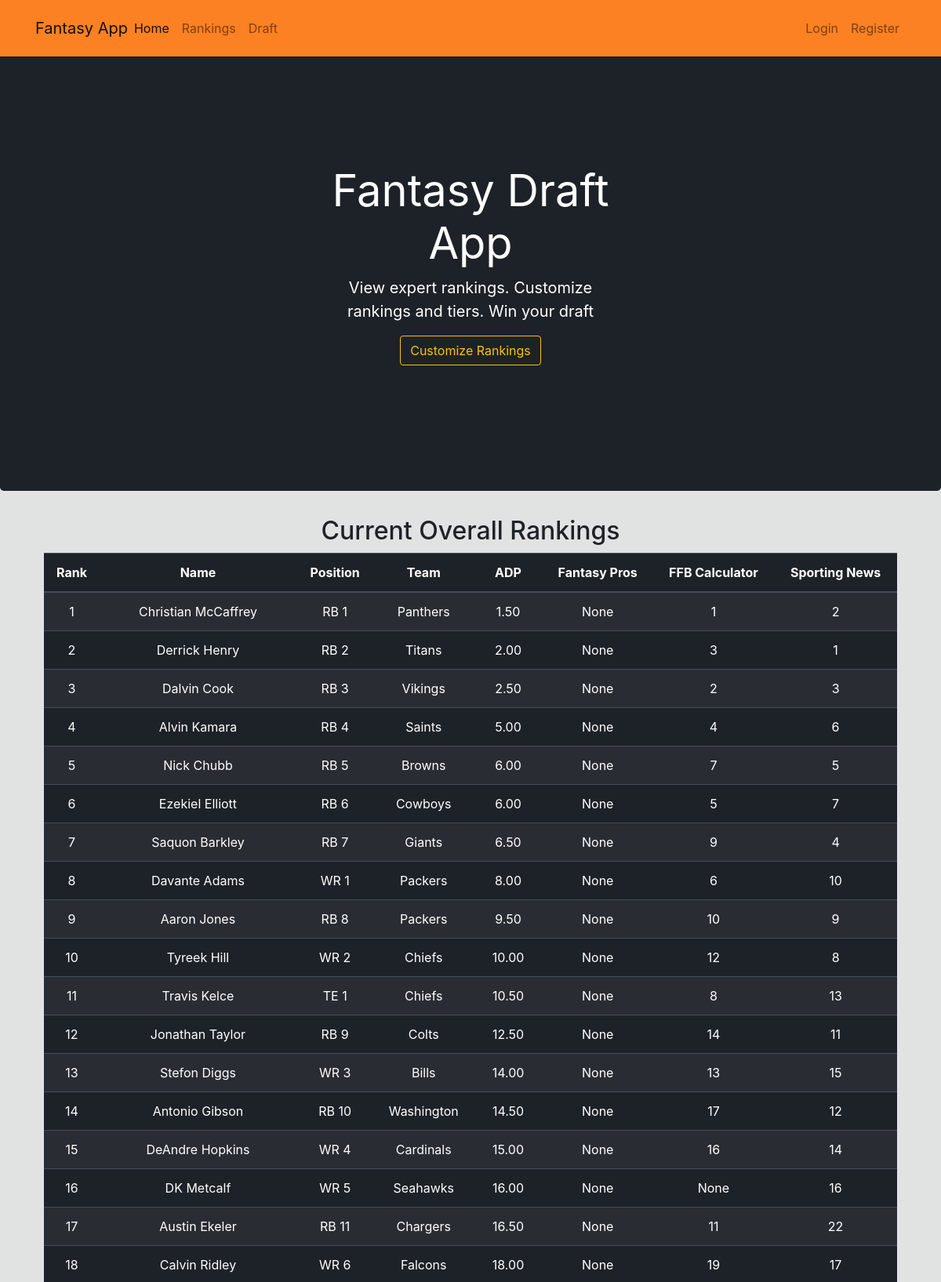
The page /home (upper part) on the database its author committed.
### website/models.py (models this page shows, shortened)
class Player(db.Model):
    id = db.Column(db.Integer(), primary_key=True)
    rank = db.Column(db.Integer())
    name = db.Column(db.String(length=40), nullable=False, unique=True)
    position = db.Column(db.String(length=3), nullable=False)
    team = db.Column(db.String(length=4))
    adp = db.Column(db.DECIMAL(3,2))
    fp_rank = db.Column(db.Integer())
    ffb_calc_rank = db.Column(db.Integer())
    sport_news_rank = db.Column(db.Integer())
    overall_tier = db.Column(db.Integer())
    position_rank = db.Column(db.Integer())

### website/routes.py (the view)
@app.route('/')
@app.route('/home')
def home_page():
    players = Player.query.order_by('rank').all()
    return render_template('home.html', players=players)

### website/templates/home.html (shortened to what this page needs)
{% extends 'base.html' %}
{% block content %}
  <div class="jumbotron text-center" style="color:white; background-color:#1D2228;">
      <div class="col-md-5 p-lg-5 mx-auto my-5">
          <h1 class="display-4 font-weight-normal" style="color: white">Fantasy Draft App</h1>
          <p class="lead font-weight-normal">View expert rankings. Customize rankings and tiers. Win your draft</p>
          <a class="btn btn-outline-warning" href="{{ url_for('rankings_page') }}">Customize Rankings</a>
      </div>
  </div>
  <div class="container">
    <h2 class="text-center">Current Overall Rankings</h2>
    <table class="table table-hover table-dark table-striped overflow-hidden" style="width:98%; margin-left:auto; margin-right:auto; background-color: #1D2228; color:white">
      <thead>
          <tr>
              <th scope="col" class="text-center">Rank</th>
              <th scope="col" class="text-center">Name</th>
              <th scope="col" class="text-center">Position</th>
              <th scope="col" class="text-center">Team</th>
              <th scope="col" class="text-center">ADP</th>
              <th scope="col" class="text-center">Fantasy Pros</th>
              <th scope="col" class="text-center">FFB Calculator</th>
              <th scope="col" class="text-center">Sporting News</th>
          </tr>
      </thead>
      <tbody>
          {% for player in players %}
              <tr>
                  <td class="text-center">{{ player.rank }}</td>
                  <td class="text-center">{{ player.name }}</td>
                  <td class="text-center">{{ player.position }} {{ player.position_rank }}</td>
                  <td class="text-center">{{ player.team }}</td>
                  <td class="text-center">{{ (player.adp) }}</td>
                  <td class="text-center">{{ player.fp_rank }}</td>
                  <td class="text-center">{{ player.ffb_calc_rank }}</td>
                  <td class="text-center">{{ player.sport_news_rank }}</td>
              </tr>
          {% endfor %}
      </tbody>
    </table>
  </div>
{% endblock %}

### website/templates/base.html (shortened to what this page needs)
<!doctype html>
<html lang="en">
	<head>
		<link rel="stylesheet" href="https://cdn.jsdelivr.net/npm/bootstrap@4.5.3/dist/css/bootstrap.min.css">
	</head>
	<body style="background-color: #E1E2E2; color:  #1D2228; padding: 50px 0px 0px 0px; z-index: 0;">
		<nav class="py-3 navbar navbar-expand-sm navbar-light fixed-top" style="background-color: #FB8122;">
			<div class="container">
				<a class="navbar-brand mr-auto" href="{{ url_for('home_page') }}">Fantasy App</a>
				<div class="collapse navbar-collapse" id="navbarNav">
					<ul class="navbar-nav mr-auto">
						<li class="nav-item active">
							<a class="nav-link" href="{{ url_for('home_page') }}">Home <span class="sr-only">(current)</span></a>
						</li>
						<li class="nav-item">
							<a class="nav-link" href="{{ url_for('rankings_page') }}">Rankings</a>
						</li>
						<li class="nav-item">
							<a class="nav-link" href="{{ url_for('draft_page') }}">Draft</a>
						</li>
					</ul>
					{% if current_user.is_authenticated %}
					<ul class="navbar-nav">
						<li class="nav-item">
							<a class="nav-link">
								<i class="fas fa-football-ball"></i>
							</a>
						</li>
						<li class="nav-item">
							<a class="nav-link">Welcome, {{ current_user.username }}</a>
						</li>
						<li class="nav-item">
							<a class="nav-link" href="{{ url_for('logout_page') }}">Logout</a>
						</li>
					</ul>
					{% else %}
					<ul class="navbar-nav">
						<li class="nav-item">
							<a class="nav-link" href="{{ url_for('login_page') }}">Login</a>
						</li>
						<li class="nav-item">
							<a class="nav-link" href="{{ url_for('register_page') }}">Register</a>
						</li>
					</ul>
				</div>
				{% endif %}
			</div>
		</nav>
	{% block content %}
	{% endblock %}
</body>
</html>

### website/templates/base.html (style rules this page uses)
label, h1, h6 { color: #1D2228; }

### rows shown on the page
Player: rank "1", name "Christian McCaffrey", position "RB", position_rank "1", team "Panthers", adp "1.50", fp_rank "None", ffb_calc_rank "1", sport_news_rank "2"
Player: rank "2", name "Derrick Henry", position "RB", position_rank "2", team "Titans", adp "2.00", fp_rank "None", ffb_calc_rank "3", sport_news_rank "1"
Player: rank "3", name "Dalvin Cook", position "RB", position_rank "3", team "Vikings", adp "2.50", fp_rank "None", ffb_calc_rank "2", sport_news_rank "3"
Player: rank "4", name "Alvin Kamara", position "RB", position_rank "4", team "Saints", adp "5.00", fp_rank "None", ffb_calc_rank "4", sport_news_rank "6"
Player: rank "5", name "Nick Chubb", position "RB", position_rank "5", team "Browns", adp "6.00", fp_rank "None", ffb_calc_rank "7", sport_news_rank "5"
Player: rank "6", name "Ezekiel Elliott", position "RB", position_rank "6", team "Cowboys", adp "6.00", fp_rank "None", ffb_calc_rank "5", sport_news_rank "7"
Player: rank "7", name "Saquon Barkley", position "RB", position_rank "7", team "Giants", adp "6.50", fp_rank "None", ffb_calc_rank "9", sport_news_rank "4"
Player: rank "8", name "Davante Adams", position "WR", position_rank "1", team "Packers", adp "8.00", fp_rank "None", ffb_calc_rank "6", sport_news_rank "10"
Player: rank "9", name "Aaron Jones", position "RB", position_rank "8", team "Packers", adp "9.50", fp_rank "None", ffb_calc_rank "10", sport_news_rank "9"
Player: rank "10", name "Tyreek Hill", position "WR", position_rank "2", team "Chiefs", adp "10.00", fp_rank "None", ffb_calc_rank "12", sport_news_rank "8"
Player: rank "11", name "Travis Kelce", position "TE", position_rank "1", team "Chiefs", adp "10.50", fp_rank "None", ffb_calc_rank "8", sport_news_rank "13"
Player: rank "12", name "Jonathan Taylor", position "RB", position_rank "9", team "Colts", adp "12.50", fp_rank "None", ffb_calc_rank "14", sport_news_rank "11"
Player: rank "13", name "Stefon Diggs", position "WR", position_rank "3", team "Bills", adp "14.00", fp_rank "None", ffb_calc_rank "13", sport_news_rank "15"
Player: rank "14", name "Antonio Gibson", position "RB", position_rank "10", team "Washington", adp "14.50", fp_rank "None", ffb_calc_rank "17", sport_news_rank "12"
Player: rank "15", name "DeAndre Hopkins", position "WR", position_rank "4", team "Cardinals", adp "15.00", fp_rank "None", ffb_calc_rank "16", sport_news_rank "14"
Player: rank "16", name "DK Metcalf", position "WR", position_rank "5", team "Seahawks", adp "16.00", fp_rank "None", ffb_calc_rank "None", sport_news_rank "16"
Player: rank "17", name "Austin Ekeler", position "RB", position_rank "11", team "Chargers", adp "16.50", fp_rank "None", ffb_calc_rank "11", sport_news_rank "22"
Player: rank "18", name "Calvin Ridley", position "WR", position_rank "6", team "Falcons", adp "18.00", fp_rank "None", ffb_calc_rank "19", sport_news_rank "17"
